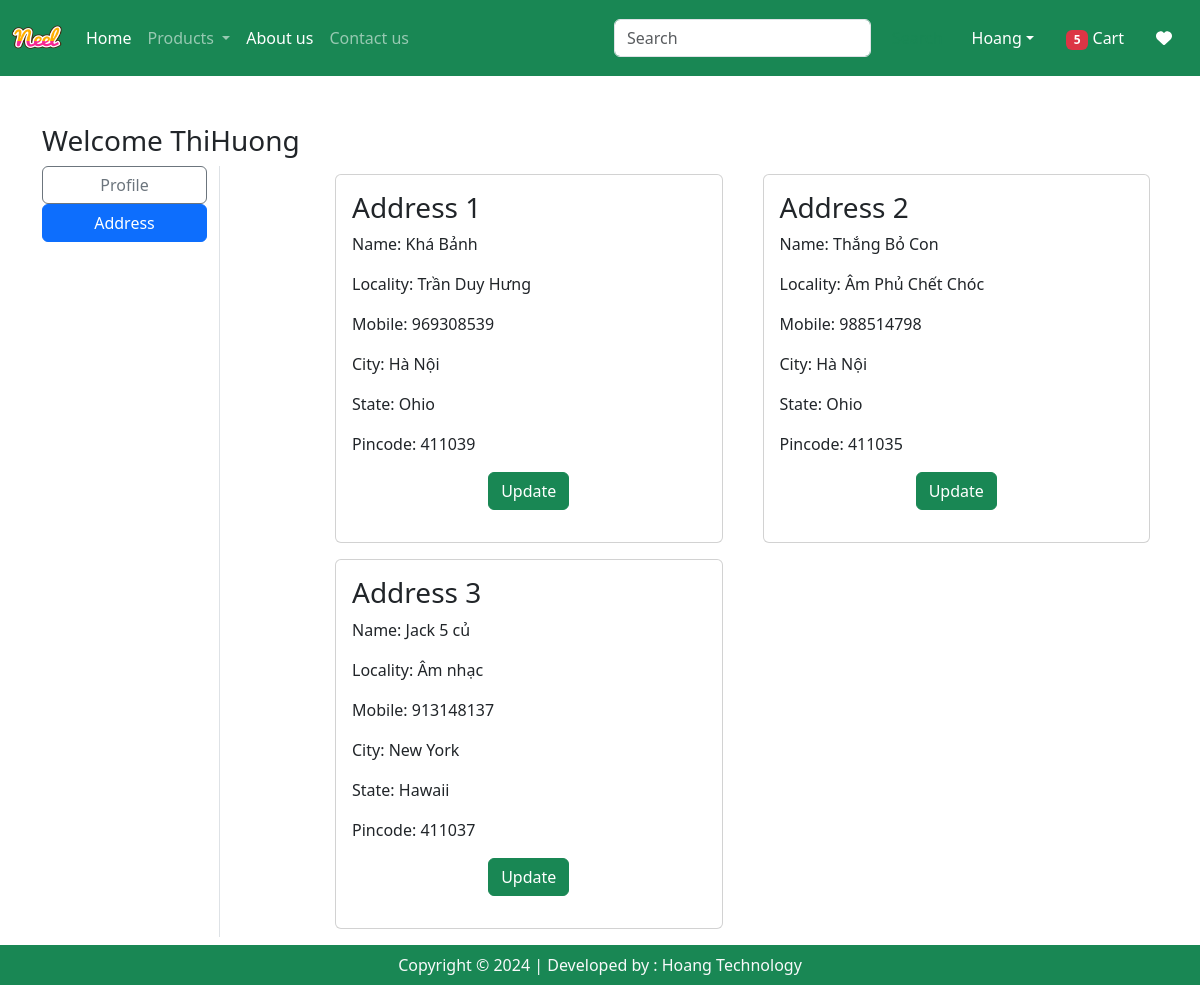
The page /address/ (signed in) on the database its author committed.
### app/models.py (models this page shows)
class Customer(models.Model):
    user = models.ForeignKey(User, on_delete=models.CASCADE)
    name = models.CharField(max_length=200)
    locality = models.CharField(max_length=200)
    city = models.CharField(max_length=50)
    mobile = models.IntegerField(default=0)
    zipcode = models.IntegerField()
    state = models.CharField(choices=STATE_CHOICES, max_length=100)
    def __str__(self):
        return self.name

### app/views.py (the view)
# urls.py: path("address/", views.address, name="address"),
@login_required
def address(request):
    add = Customer.objects.filter(user=request.user)
    print(add)
    totalitem = 0
    if request.user.is_authenticated:
        totalitem = len(Cart.objects.filter(user=request.user))
    return render(request, 'app/address.html', locals())

### app/templates/app/address.html (shortened to what this page needs)
{% extends "app/base.html" %}
{% load static %}
{% block main-content %}
<div class="container my-5">
    <div class="row">
        <h3>Welcome <span class="text-capitalize">{{request.user}}</span></h3>
        <div class="col-sm-2 border-end">
            <ul class="list-unstyled">
                <li class="d-grid"><a href="{% url 'profile' %}" class="btn btn-outline-secondary">Profile</a></li>
                <li class="d-grid"><a href="{% url 'address' %}" class="btn btn-primary">Address</a></li>
            </ul>
        </div>
        <div class="col-sm-9 offset-sm-1">
            <div class="row">
                {% for ad in add %}
                <div class="col-sm-6">
                    <div class="card m-2">
                        <div class="card-body">
                            <h3>Address {{forloop.counter}}</h3>
                            <p>Name: {{ad.name}}</p>
                            <p>Locality: {{ad.locality}}</p>
                            <p>Mobile: {{ad.mobile}}</p>
                            <p>City: {{ad.city}}</p>
                            <p>State: {{ad.state}}</p>
                            <p>Pincode: {{ad.zipcode}}</p>
                            <p class="text-center"><a href="{% url 'updateAddress' pk=ad.id %}" type="button" class="btn btn-success">Update</a></p>
                        </div>
                    </div>
                </div>
                {% endfor %}
            </div>
        </div>
{% endblock main-content %}

### rows shown on the page
Customer: name "Khá Bảnh", locality "Trần Duy Hưng", mobile "969308539", city "Hà Nội", state "Ohio", zipcode "411039"
Customer: name "Thắng Bỏ Con", locality "Âm Phủ Chết Chóc", mobile "988514798", city "Hà Nội", state "Ohio", zipcode "411035"
Customer: name "Jack 5 củ", locality "Âm nhạc", mobile "913148137", city "New York", state "Hawaii", zipcode "411037"

### other values the page prints
{{ totalitem }} "5"
{{ request.user }} "ThiHuong"
